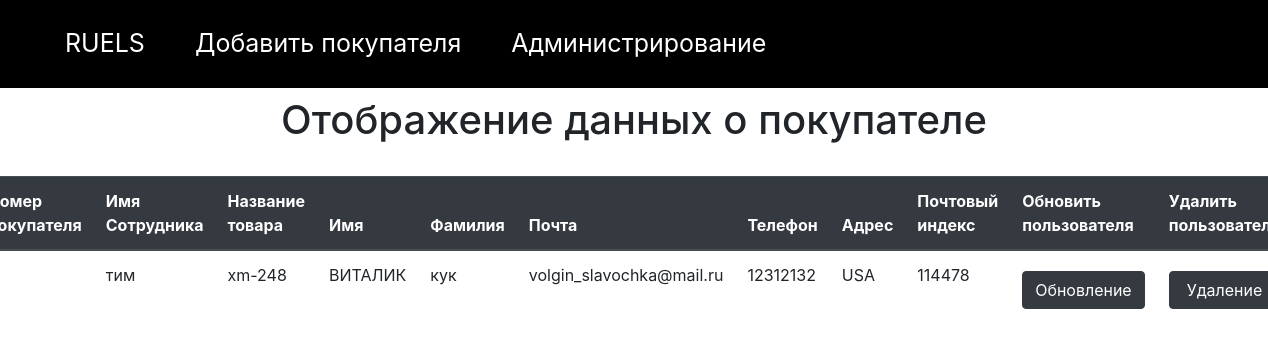
Screenshot of /customer/ with the database file from the repository.
### customers/models.py (models this page shows, shortened)
class Customer(models.Model):
    employees_id = models.ForeignKey('employees.Employee', on_delete=models.CASCADE)
    products_id = models.ForeignKey('products.Product', on_delete=models.CASCADE)
    first_name = models.CharField(max_length = 50)
    second_name = models.CharField(max_length = 50)
    email = models.EmailField(blank = True)
    phone = models.CharField(max_length = 15)
    location = models.CharField(max_length = 50)
    postal_Code = models.CharField(max_length = 40)

### employees/models.py (models this page shows)
class Employee(models.Model):
    first_name = models.CharField(max_length = 50)
    second_name = models.CharField(max_length = 50)
    email = models.EmailField(blank = True)
    phone = models.CharField(max_length = 15)
    office_code = models.CharField(max_length=40)
    position = models.CharField(max_length=70)
    def __str__(self):
        return self.first_name

### products/models.py (models this page shows)
class Product(models.Model):
    product_name = models.CharField(max_length = 50)
    product_company = models.CharField(max_length = 50)
    price = models.CharField(max_length = 40)
    rating = models.CharField(max_length = 50)
    def __str__(self):
        return self.product_name

### customers/views.py (the view)
# urls.py: path('', views.index_customer, name='index-customer'),
def index_customer(request):
    customers = Customer.objects.all()
    return render(request, 'customers/photoapp.html', {'customers': customers})

### customers/templates/customers/photoapp.html (shortened to what this page needs)
<!DOCTYPE html>
{% load static %}
<html>
<head>
     <link rel="stylesheet" href="{% static "css/customer.css" %}" />
     <link rel="stylesheet" href="https://stackpath.bootstrapcdn.com/bootstrap/4.3.1/css/bootstrap.min.css">
<body>
<header>
    <nav class="default-nav">
      <ul>
          <li> <a href= "{% url 'general' %}" style="color:white">RUELS</a></li>
          <li> <a href= "{% url 'upload-customer' %}" style="color:white">Добавить покупателя</a> </li>
        <li> <a href="{% url 'admin:index' %}" style="color:white">Администрирование</a> </li>
      </ul>
    </nav>
  </header>
{% block content %}
<h1 class="mt-2" align="center">Отображение данных о покупателе</h1>
<div class="d-flex justify-content-center mt-2">
 <table class="table w-75 mt-4">
       <thead class="thead-dark">
      <tr>
       <th scope="col">Номер покупателя</th>
       <th scope="col">Имя Сотрудника</th>
       <th scope="col">Название товара</th>
       <th scope="col">Имя</th>
       <th scope="col">Фамилия</th>
       <th scope="col">Почта</th>
       <th scope="col">Телефон</th>
       <th scope="col">Адрес</th>
       <th scope="col">Почтовый индекс</th>
       <th scope="col">Обновить пользователя</th>
       <th scope="col">Удалить пользователя</th>
    </tr>
      </thead>
     {% for customer in customers %}
      <tr>
      <td>{{customer.id}}</td>
      <td>{{customer.employees_id}}</td>
      <td>{{customer.products_id}}</td>
      <td>{{customer.first_name}}</td>
      <td>{{customer.second_name}}</td>
      <td>{{customer.email}}</td>
      <td>{{customer.phone}}</td>
      <td>{{customer.location}}</td>
      <td>{{customer.postal_Code}}</td>
      <td><a href="update/{{customer.id}}" class="btn btn-dark mt-2 w-100" id = '{{customer.id}}'>Обновление</a></td>
      <td><a href="delete/{{customer.id}}" class="btn btn-dark mt-2 w-100" id = '{{customer.id}}'>Удаление</a></td>
      {% endfor %}
      </tr>
 </table>
</div>
{% endblock %}
</body>
</html>

### static/css/customer.css (style rules this page uses)
body { margin: 0; padding: 0; }
.default-nav { display: block; background-color: black; overflow: hidden; }
.default-nav ul li { list-style-type: none; float: left; display: block; text-align: center; padding: 25px; text-decoration: none; font-size: 25px; }

### rows the page displays
Customer: employees_id "тим", products_id "xm-248", first_name "ВИТАЛИК", second_name "кук", email "volgin_slavochka@mail.ru", phone "12312132", location "USA", postal_Code "114478"
